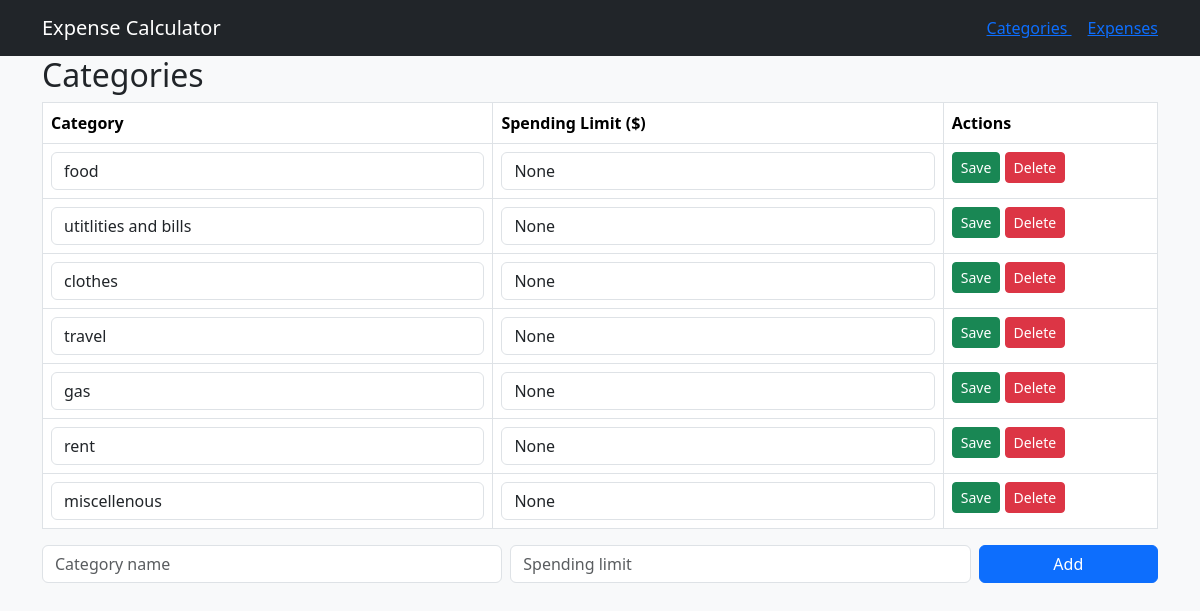
Page /categories on the earlier database version.
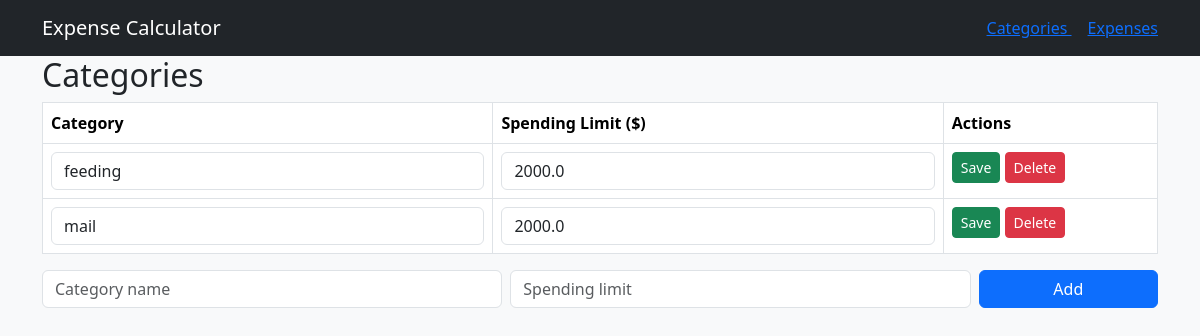
Same page on the later database version.
### tables this page shows
CREATE TABLE `category` (`id` INTEGER PRIMARY KEY AUTOINCREMENT UNIQUE NOT NULL, `name` TEXT NOT NULL, `spending_limit` REAL);

### app.py (the view)
@app.route("/categories")
def view_categories():
    sql = "SELECT * FROM category"
    categories = query_db(sql)
    return render_template("categories.html", categories = categories)

### app.py (called while the page is built)
def get_db():
    db = getattr(g, '_database', None)
    if db is None:
        db = g._database = sqlite3.connect(DATABASE)
    return db

def query_db(query, args=(), one=False):
    cur = get_db().execute(query, args)
    rv = cur.fetchall()
    cur.close()
    return (rv[0] if rv else None) if one else rv

### templates/categories.html (shortened to what this page needs)
<!DOCTYPE html>
<html lang="en">
<head>
</head>
<body>
    {% extends "base.html" %}
    {% block content %}
    <h2> Categories</h2>
    <table class = "table table-bordered">
        <tr><th>Category</th><th>Spending Limit ($)</th><th>Actions</th></tr>
        {%for category in categories%}
            <tr>
                <form method = "POST" action = "{{url_for ('edit_category', id=category[0]) }}">
                    <td><input class = "form-control" name= "name" value = "{{category[1]}}"></td>
                    <td><input class = "form-control" name= "spending_limit" value = "{{category[2]}}"></td>
                    <td>
                        <button class="btn btn-success btn-sm"> Save</button>
                        <a href = "{{url_for ('delete_category', id=category[0])}}" class = "btn btn-danger btn-sm"> Delete</a>
                    </td>
                </form>
            </tr>
        {%endfor%}
    </table>
    <form method = "POST" action = "{{url_for ('add_category')}}" class = "row g-2 mb-3">
        <div class = "col-md-5"><input class = "form-control" name ="name" placeholder = "Category name" required></div>
        <div class = "col-md-5"><input class = "form-control" name = "spending_limit" placeholder = "Spending limit" required></div>
        <div class = "col-md-2"><button class = "btn btn-primary w-100">Add</button></div>
    </form>
{%endblock%}

Differences in the rows shown:
removed category: name "utitlities and bills", spending_limit "None"
removed category: name "clothes", spending_limit "None"
removed category: name "travel", spending_limit "None"
removed category: name "gas", spending_limit "None"
removed category: name "rent", spending_limit "None"
removed category: name "miscellenous", spending_limit "None"
changed category: name "food" → "feeding"; spending_limit "None" → "2000.0"
added category: name "mail", spending_limit "2000.0"
